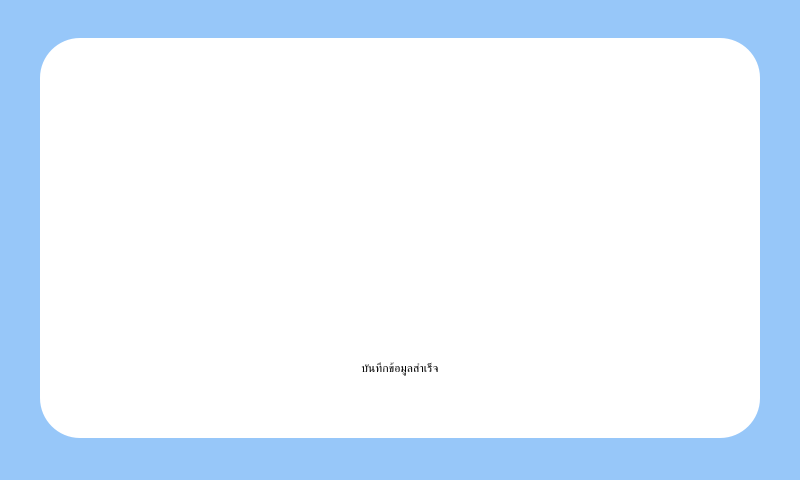
<?xml version="1.0" encoding="UTF-8"?>
<ui version="4.0">
 <class>background_success_save_screen</class>
 <widget class="QDialog" name="background_success_save_screen">
  <property name="geometry">
   <rect>
    <x>0</x>
    <y>0</y>
    <width>800</width>
    <height>480</height>
   </rect>
  </property>
  <property name="windowTitle">
   <string>Dialog</string>
  </property>
  <property name="styleSheet">
   <string notr="true">QWidget#background_success_save_screen{
background-color: #97C7F9}</string>
  </property>
  <widget class="QFrame" name="frame_of_loading">
   <property name="geometry">
    <rect>
     <x>40</x>
     <y>38</y>
     <width>720</width>
     <height>400</height>
    </rect>
   </property>
   <property name="styleSheet">
    <string notr="true">background-color: rgb(255, 255, 255);
border-radius:40px</string>
   </property>
   <property name="frameShape">
    <enum>QFrame::StyledPanel</enum>
   </property>
   <property name="frameShadow">
    <enum>QFrame::Raised</enum>
   </property>
   <widget class="QLabel" name="label">
    <property name="geometry">
     <rect>
      <x>235</x>
      <y>20</y>
      <width>250</width>
      <height>250</height>
     </rect>
    </property>
    <property name="text">
     <string/>
    </property>
    <property name="pixmap">
     <pixmap resource="../images/success_icon.qrc">:/newPrefix/success_icon.png</pixmap>
    </property>
    <property name="scaledContents">
     <bool>true</bool>
    </property>
   </widget>
   <widget class="QLabel" name="label_2">
    <property name="geometry">
     <rect>
      <x>90</x>
      <y>280</y>
      <width>540</width>
      <height>100</height>
     </rect>
    </property>
    <property name="styleSheet">
     <string notr="true">font: 38pt &quot;JasmineUPC&quot;;</string>
    </property>
    <property name="text">
     <string>บันทึกข้อมูลสำเร็จ</string>
    </property>
    <property name="alignment">
     <set>Qt::AlignCenter</set>
    </property>
   </widget>
  </widget>
 </widget>
 <resources>
  <include location="../images/success_icon.qrc"/>
 </resources>
 <connections/>
</ui>
